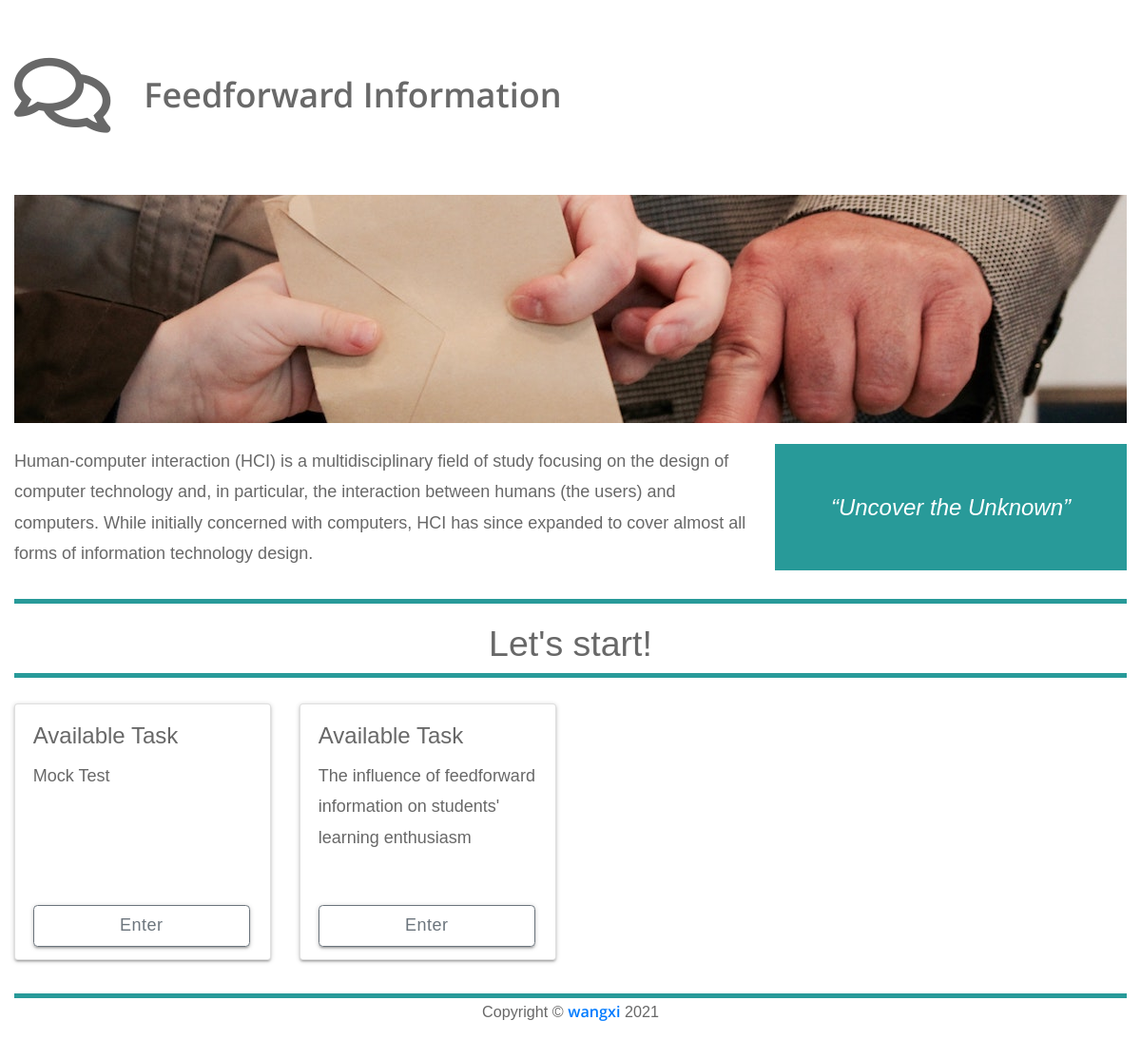
The page / on the database its author committed.
### polls/models.py (models this page shows, shortened)
class Questionnaire(models.Model):
    title = models.CharField(max_length=200)
    pub_date = models.DateTimeField('date published')

### polls/views.py (the view)
# urls.py: path('', views.index, name='index'),
def index(request):
    all_entries = Questionnaire.objects.all()
    context = {
        'questionnaires': all_entries,
    }
    return render(request, 'polls/index.html', context)

### polls/templates/polls/index.html (shortened to what this page needs)
<!DOCTYPE HTML PUBLIC "-//W3C//DTD HTML 4.01 Transitional//EN"
        "http://www.w3.org/TR/html4/loose.dtd">
<html>
<head>
    {% load static %}
    <link rel="stylesheet" href="{% static 'polls/css/googleapis.fonts.css' %}">
    <link rel="stylesheet" href="{% static 'polls/css/materialize.min.css' %}">
    <link rel="stylesheet" href="{% static 'polls/css/bootstrap.min.css' %}">
    <link rel="stylesheet" href="{% static 'polls/css/all.min.css' %}">
    <link rel="stylesheet" href="{% static 'polls/css/templatemo-style.css' %}">
    <link rel="stylesheet" href="{% static 'polls/css/top.css' %}">
</head>
<body>
<div class="container">
    <div class="row">
        <div class="col-sm-12 col-md-7">
            <i class="far fa-comments fa-5x tm-site-icon"></i>
            <h1 class="tm-site-name">Feedforward Information</h1>
        </div>
    </div>
    <div class="row">
        <div class="col-12">
            <div class="tm-parallax"></div>
        </div>
    </div>
    <div class="row">
        <div class="tm-intro">
            <div class="col-sm-12 col-md-8 mb-md-0 mb-4 tm-intro-left">
                <p class="mb-0">
                    Human-computer interaction (HCI) is a multidisciplinary field of study focusing on the design of computer technology and, in particular, the interaction between humans (the users) and computers. While initially concerned with computers, HCI has since expanded to cover almost all forms of information technology design.
                </p>
            </div>
            <div class="col-sm-12 col-md-4">
                <em>
                    <p class="tm-highlight">&ldquo;Uncover the Unknown&rdquo;</p>
                </em>
            </div>
        </div>
        <div class="col-12">
            <hr>
        </div>
    </div>
    <div class="row">
        <div class="col-12">
            <h1 class="text-center">Let's start!</h1>
        </div>
        <div class="col-12">
            <hr>
        </div>
    </div>
    <div class="row" style="">
        {% if questionnaires %}
            {% for qs in questionnaires %}
                <div class="col-sm-6 col-md-4 col-lg-3">
                    <div class="card" style="width: auto;height: 18rem;">
                        <div class="card-body">
                            <h5 class="card-title">Available Task</h5>
                            <p class="card-text">{{ qs.title }}</p>
                            <div>
                                <a href="{% url 'polls:get_questionnaire'  qs.id %}"
                                   class="btn btn-outline-secondary btn-lg btn-block"
                                   style="position: absolute;bottom: 5%;width:85%;">Enter</a>
                            </div>
                        </div>
                    </div>
                </div>
            {% endfor %}
        {% else %}
            <div class="col-12">
                <h2 class="tm-question-none">No question are available!</h2>
            </div>
        {% endif %}
    </div>
    <div class="row">
        <div class="col-12">
            <hr>
        </div>
        <div class="col-12">
            <footer>
                <p class="text-center mb-3 tm-footer-text">Copyright &copy;
                    <a href="/admin" target="_blank"><strong>wangxi</strong></a>
                    2021</p>
            </footer>
        </div>
    </div>
</div>
</body>
</html>

### polls/static/polls/css/templatemo-style.css (style rules this page uses)
body { color: #686868; font-family: "Open Sans", Arial, Helvetica, sans-serif; font-size: 18px; padding-top: 55px; overflow-x: hidden; }
.tm-site-name { color: #696969; font-weight: 600; font-size: 2.4rem; display: inline-block; vertical-align: middle; margin-left: 30px; margin-bottom: 0; }
.tm-site-icon { display: inline; vertical-align: middle; }
.btn { font-size: 1em; height: auto; text-transform: capitalize; font-size: 1em; }
.tm-highlight { background-color: #289a99; color: white; font-size: 1.6rem; text-align: center; display: -webkit-box; display: -ms-flexbox; display: flex; -webkit-box-align: center; -ms-flex-align: center; align-items: center; -webkit-box-pack: center; -ms-flex-pack: center; justify-content: center; margin-bottom: 0; padding-top: 45px; padding-bottom: 45px; }
hr { border-top: 5px solid #289a99; margin-top: 0; margin-bottom: 0; }
.tm-parallax { opacity:1; margin-top: 40px; height: 240px; width: 100%; background-image: url(../img/survey.jpg); position: relative; background-repeat: no-repeat; background-position: center -200px; }
.tm-intro { padding-bottom: 30px; display: -webkit-box; display: -ms-flexbox; display: flex; -webkit-box-align: stretch; -ms-flex-align: stretch; align-items: stretch; -webkit-box-pack: justify; -ms-flex-pack: justify; justify-content: space-between; margin-top: 2px; }
.tm-intro-left { display: -webkit-box; display: -ms-flexbox; display: flex; -webkit-box-align: center; -ms-flex-align: center; align-items: center; }
p { line-height: 1.8; }
.tm-footer-text { font-size: 0.9em; }
@media (min-width: 1200px) { .container { max-width: 1200px; } }

### rows shown on the page
Questionnaire: title "Mock Test"
Questionnaire: title "The influence of feedforward information on students' learning enthusiasm"
